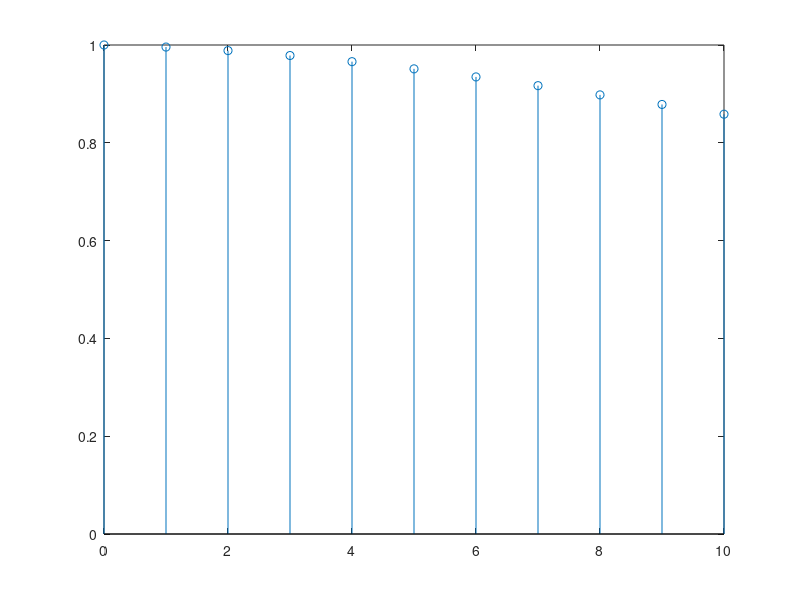
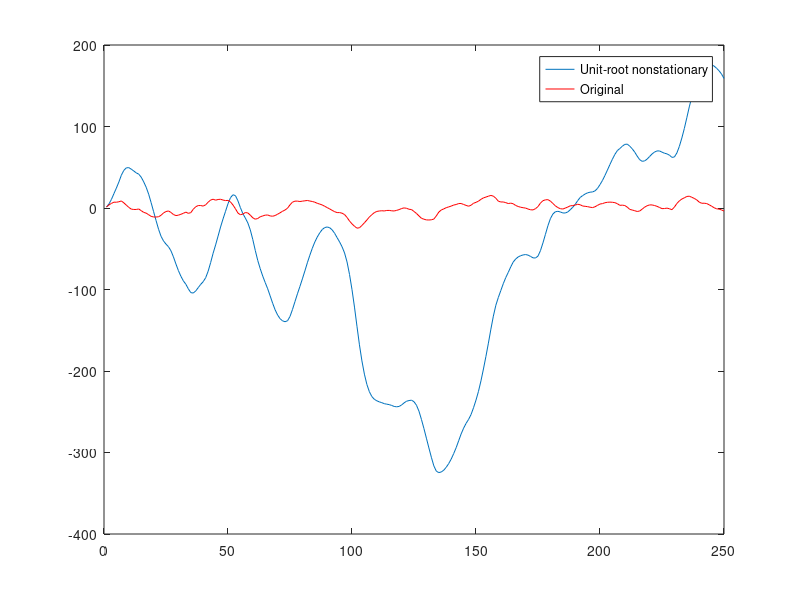

Recreate these plots in MATLAB, in order.
clear;
% Q4 Arima
% There seems to be no difference, still unit nonstationary, large
% and random correlation coefficients.
N = 250;
M = 10;
b = [1, 0.7, 0.1];
a = [1, -2.49, 2.045, -0.5544];
borig = [1, 0.7, 0.1];
aorig = [1, -1.5, 0.56];
v = trnd(5,N,1);
v = v/sqrt(var(v));
r = filter(b,a,v); %get r using the operator notation for ARMA model
rorig = filter(borig,aorig,v); %get r using the operator notation for ARMA model
% (a)
[rauto,lags] = xcorr(r, M, 'normalized');
rauto = rauto(M+1:end); %only take positive time lag
figure;
stem(lags(M+1:end),rauto);
% (b)
C = toeplitz(rauto);
% (c) using Cholesky because ldl() messes up rows
Lchol = transpose(chol(C));
D = (eye(M+1).*Lchol).^2;
L = Lchol*D^(-0.5);
Linv = L^(-1);
% (d)
F = eye(M+1); 
refMat = zeros(M); % Holds all reflection coeffs
P = zeros(M,1); % Holds all prediction error powers
for i = 1:M
    [fpc,pep,ref] = levinson(rauto, i);
    F(i+1,1:i) = fliplr(fpc(2:end));
    refMat(1:i,i) = ref;
    P(i) = pep;
end
% (e)
FCF = F*C*transpose(F);
compPD = P - diag(D(2:end,2:end)); %compare P_M and D
compLinvF = F - Linv; %compare L^-1 and F
fprintf("Elements greater than 10^12 in P_M and D difference: %d\n", length(find(compPD > 10^(-12))));
fprintf("Elements greater than 10^12 in L^-1 and F difference: %d\n", length(find(compLinvF > 10^(-12))));

% (f)
A = ones(N-M, M);
y = r(M+1:end);
for i = 1:M
    A(:,i) = r(i:N-M-1+i); % Each column is r with i time lag
end
A = fliplr(A);
Apseudo = ((transpose(A)*A)^(-1))*transpose(A); %pseudo inverse
w = Apseudo*y; %solve for w
compWfpc = w + transpose((fpc(2:end))) % the error vector v, varies each time

figure;
plot(r);
hold on;
plot(rorig, 'r');
legend("Unit-root nonstationary", "Original");
% You can tell there is unit root nonstationarity by the autocorrelation
% coefficients, there are no peaks, it stays high. The autocorrelation
% coefficents here vary greatly from the original.